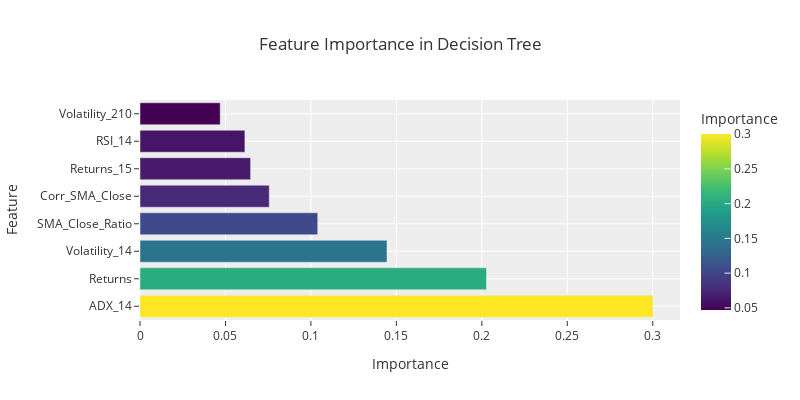

Notebook code for this chart:
### Markdown cell above
**Returns**: Measures daily price change (%). Captures
short-term momentum.

**Returns_15**: 15-day price change (%). Captures medium-term momentum.

**RSI_14**: Relative Strength Index (0–100). Identifies overbought (>70) or oversold (<30) conditions.

**ADX_14**: Average Directional Index (0–100). Measures trend strength (>25 = strong trend).

**SMA_14**: 14-day Simple Moving Average. Smooths price to identify trends.

**SMA_Close_Ratio**: Ratio of SMA to Close. Indicates if price is above/below the trend.

**Corr_SMA_Close**: Correlation between Close and SMA. Measures trend stability.

**Volatility_14**: Annualized 14-day volatility. Gauges market risk.

**Returns_15_Rolling**: Volatility of 15-day returns. Captures medium-term risk.

**Volatility_210**: Smoothed volatility (15-day mean of Returns_15_Rolling). Tracks long-term risk.

### Code cell
from sklearn.tree import DecisionTreeClassifier
from sklearn.model_selection import train_test_split
from sklearn.metrics import accuracy_score, classification_report
import plotly.express as px
import matplotlib.pyplot as plt
from sklearn.tree import plot_tree

#  Define target: 1 if next day's close > current close, 0 otherwise
df['Target'] = (df['Close'].shift(-1) > df['Close']).astype(int)

# Interpolate NaN values
df[['Open', 'High', 'Low', 'Close', 'Volume', 'Target']] = df[['Open', 'High', 'Low', 'Close', 'Volume', 'Target']].interpolate(method='linear')

# Features for the decision tree
features = ['Returns', 'Returns_15', 'RSI_14', 'ADX_14', 'SMA_Close_Ratio',
            'Corr_SMA_Close', 'Volatility_14', 'Volatility_210',]
X = df[features]
y = df['Target']

# Training data: Jan 1, 2021 to Dec 31, 2023
train_df = df[(df.index >= '2021-01-01') & (df.index < '2024-01-01')]

# Testing data: Jan 1, 2024 to Jun 25, 2025
test_df = df[(df.index >= '2024-01-01') & (df.index <= '2025-06-25')]

X_train = train_df[features]
y_train = train_df['Target']
X_test = test_df[features]
y_test = test_df['Target']

# Train decision tree with Gini criterion and max depth 4
dt = DecisionTreeClassifier(max_depth=4, criterion='gini', random_state=42)  # Explicitly set Gini
dt.fit(X_train, y_train)

# Predict and evaluate
y_pred = dt.predict(X_test)
accuracy = accuracy_score(y_test, y_pred)
print("\nDecision Tree Accuracy:", round(accuracy, 4))
print("\nClassification Report:")
print(classification_report(y_test, y_pred))

# Feature importance
feature_importance = pd.DataFrame({
    'Feature': features,
    'Importance': dt.feature_importances_
}).sort_values(by='Importance', ascending=False)

# Visualize feature importance with Plotly
fig_importance = px.bar(
    feature_importance,
    x='Importance',
    y='Feature',
    title='Feature Importance in Decision Tree',
    orientation='h',
    color='Importance',
    color_continuous_scale='Viridis'
)
fig_importance.update_layout(
    width=800, height=400,
    xaxis_title="Importance",
    yaxis_title="Feature",
    template="ggplot2"
)
fig_importance.show()

print("Top Features Used by the Decision Tree:")
print(feature_importance)


# Visualize decision tree
plt.figure(figsize=(20, 10))
plot_tree(dt, feature_names=features, class_names=['Down', 'Up'], filled=True, rounded=True)
plt.title("Decision Tree for Nifty Price Direction")
plt.show()

from sklearn.tree import export_text

tree_rules = export_text(dt, feature_names=features)
print("\nDecision Tree Rules:\n")
print(tree_rules)

### Figure 1 — Plotly figure (JSON) as saved in the notebook; plotly's stock layout.template omitted (floating-point values rounded to 4 significant figures)
{"data": [{"alignmentgroup": "True", "hovertemplate": "Importance=%{marker.color}<br>Feature=%{y}<extra></extra>", "legendgroup": "", "marker": {"color": [0.3001, 0.2027, 0.1445, 0.104, 0.07562, 0.06471, 0.06138, 0.04692], "coloraxis": "coloraxis", "pattern": {"shape": ""}}, "name": "", "offsetgroup": "", "orientation": "h", "showlegend": false, "textposition": "auto", "type": "bar", "x": [0.3001, 0.2027, 0.1445, 0.104, 0.07562, 0.06471, 0.06138, 0.04692], "xaxis": "x", "y": ["ADX_14", "Returns", "Volatility_14", "SMA_Close_Ratio", "Corr_SMA_Close", "Returns_15", "RSI_14", "Volatility_210"], "yaxis": "y"}], "layout": {"barmode": "relative", "coloraxis": {"colorbar": {"title": {"text": "Importance"}}, "colorscale": [[0, "#440154"], [0.1111, "#482878"], [0.2222, "#3e4989"], [0.3333, "#31688e"], [0.4444, "#26828e"], [0.5556, "#1f9e89"], [0.6667, "#35b779"], [0.7778, "#6ece58"], [0.8889, "#b5de2b"], [1, "#fde725"]]}, "height": 400, "legend": {"tracegroupgap": 0}, "title": {"text": "Feature Importance in Decision Tree"}, "width": 800, "xaxis": {"anchor": "y", "domain": [0, 1], "title": {"text": "Importance"}}, "yaxis": {"anchor": "x", "domain": [0, 1], "title": {"text": "Feature"}}}}
